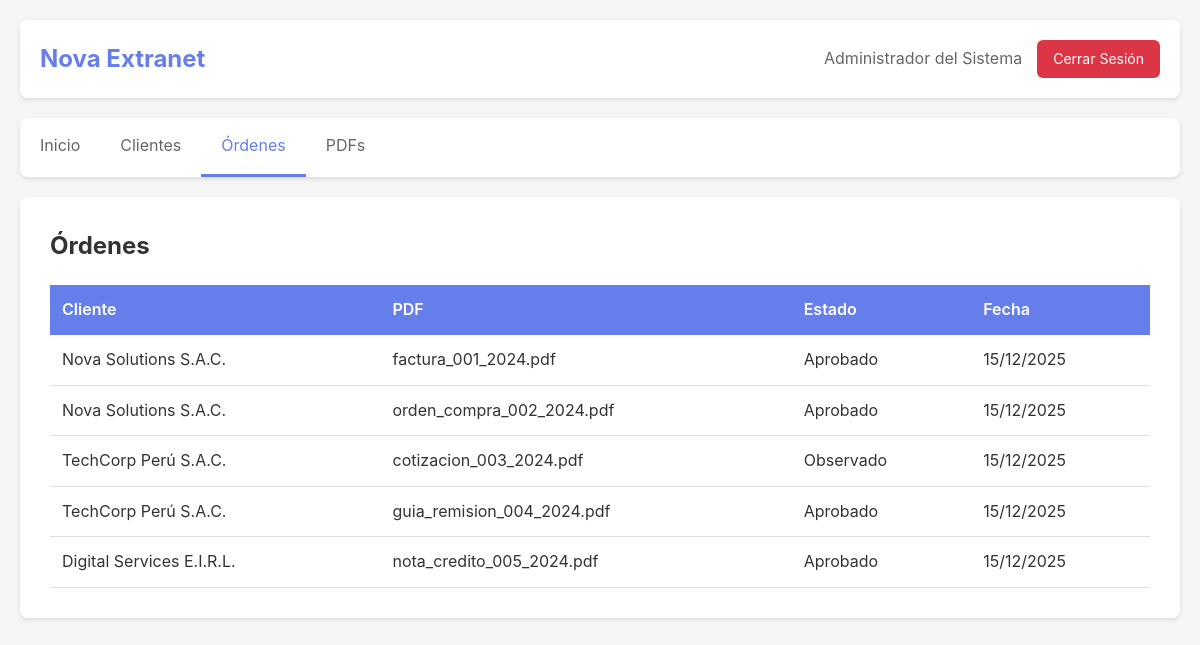
The app's page /admin/?pagina=ordenes (signed in) with its own data.
### tables this page shows
CREATE TABLE IF NOT EXISTS `pdf` (
  `id` int(11) NOT NULL AUTO_INCREMENT,
  `id_user` int(11) NOT NULL COMMENT 'ID del cliente propietario del PDF',
  `pdf` varchar(255) NOT NULL COMMENT 'Nombre del archivo PDF',
  `estado` tinyint(1) DEFAULT 0 COMMENT 'Estado: 0=Observado, 1=Aprobado',
  `vista` tinyint(1) DEFAULT 0 COMMENT 'Si fue visualizado: 0=No, 1=Sí',
  `fecha_eliminacion` date DEFAULT NULL COMMENT 'Fecha en que se eliminará automáticamente el PDF',
  `fecha_subida` datetime DEFAULT NULL COMMENT 'Fecha y hora en que se subió el PDF',
  `fecha_creacion` timestamp NULL DEFAULT CURRENT_TIMESTAMP COMMENT 'Fecha de creación del registro',
  PRIMARY KEY (`id`),
  KEY `idx_id_user` (`id_user`),
  KEY `idx_estado` (`estado`),
  KEY `idx_fecha_eliminacion` (`fecha_eliminacion`),
  KEY `idx_fecha_subida` (`fecha_subida`),
  CONSTRAINT `fk_pdf_cliente` FOREIGN KEY (`id_user`) REFERENCES `clientes` (`id`) ON DELETE CASCADE ON UPDATE CASCADE
);

CREATE TABLE IF NOT EXISTS `clientes` (
  `id` int(11) NOT NULL AUTO_INCREMENT,
  `ruc` varchar(255) NOT NULL COMMENT 'RUC o identificador único del cliente (usado para login)',
  `razon_social` varchar(255) NOT NULL COMMENT 'Nombre o razón social de la empresa',
  `telefono` varchar(50) DEFAULT NULL COMMENT 'Teléfono de contacto',
  `direccion` text DEFAULT NULL COMMENT 'Dirección de la empresa',
  `representante` varchar(255) DEFAULT NULL COMMENT 'Nombre del representante legal',
  `clave` varchar(255) NOT NULL COMMENT 'Contraseña (texto plano o hash)',
  `correo` varchar(255) DEFAULT NULL COMMENT 'Email de contacto',
  `fecha_registro` timestamp NULL DEFAULT CURRENT_TIMESTAMP COMMENT 'Fecha de registro',
  PRIMARY KEY (`id`),
  UNIQUE KEY `ruc` (`ruc`),
  KEY `idx_correo` (`correo`)
);

### admin/app/controlador/ordenesCon.php (called while the page is built, shortened)
<?php
require_once '../../config/sistema.php';
require_once '../modelo/ordenesModelo.php';
$ordenesModelo = new OrdenesModelo();
$ordenes = $ordenesModelo->obtenerTodasOrdenes();
require_once '../vista/ordenes.phtml';

### admin/config/sistema.php (called while the page is built, shortened)
<?php
class Sistema {
    private $host;
    private $user;
    private $password;
    private $dbname;
    private $conn;
    public function __construct() {
        $this->host = HOST;
        $this->user = USER;
        $this->password = PASSWORD;
        $this->dbname = DB_NAME;
    }
    public function conectar() {
        try {
            $this->conn = new mysqli($this->host, $this->user, $this->password, $this->dbname);
            $this->conn->set_charset("utf8mb4");
            return $this->conn;
        } catch (Exception $e) {
            die("Error de conexión a la base de datos: " . $e->getMessage());
        }
    }
    public function getConexion() {
        return $this->conn;
    }
    public function consultar($sql) {
        $conn = $this->getConexion();
        $result = $conn->query($sql);
        return $result;
    }
}

### admin/app/modelo/ordenesModelo.php (called while the page is built, shortened)
<?php
require_once '../../config/sistema.php';
class OrdenesModelo {
    private $sistema;
    public function __construct() {
        $this->sistema = new Sistema();
    }
    public function obtenerTodasOrdenes() {
        $sql = "SELECT p.*, c.razon_social FROM pdf p
                LEFT JOIN clientes c ON p.id_user = c.id
                ORDER BY p.fecha_creacion DESC";
        try {
            $result = $this->sistema->consultar($sql);
            $ordenes = [];
            while ($row = $result->fetch_assoc()) {
                $ordenes[] = $row;
            }
            return $ordenes;
        } catch (Exception $e) {
            return [];
        }
    }
}

### admin/app/vista/ordenes.phtml (the view, shortened to what this page needs)
<!DOCTYPE html>
<html lang="es">
<head>
    <link rel="stylesheet" href="<?php echo ruta; ?>include/css/main.css">
</head>
<body>
    <div class="container">
        <header class="header">
            <h1>Nova Extranet</h1>
            <div class="user-info">
                <span><?php echo htmlspecialchars($_SESSION['nombre']); ?></span>
                <a href="<?php echo ruta; ?>?pagina=logout" class="btn-logout">Cerrar Sesión</a>
            </div>
        </header>
        <nav class="nav">
            <a href="<?php echo ruta; ?>?pagina=inicio" class="nav-link">Inicio</a>
            <a href="<?php echo ruta; ?>?pagina=clientes" class="nav-link">Clientes</a>
            <a href="<?php echo ruta; ?>?pagina=ordenes" class="nav-link active">Órdenes</a>
            <a href="<?php echo ruta; ?>?pagina=pdf" class="nav-link">PDFs</a>
        </nav>
        <main class="main-content">
            <h2>Órdenes</h2>
            <?php if (empty($ordenes)): ?>
                <div class="empty-state">
                    <p>No hay órdenes disponibles</p>
                </div>
            <?php else: ?>
                <div class="table-container">
                    <table class="data-table">
                        <thead>
                            <tr>
                                <th>Cliente</th>
                                <th>PDF</th>
                                <th>Estado</th>
                                <th>Fecha</th>
                            </tr>
                        </thead>
                        <tbody>
                            <?php foreach ($ordenes as $orden): ?>
                                <tr>
                                    <td><?php echo htmlspecialchars($orden['razon_social'] ?? 'N/A'); ?></td>
                                    <td><?php echo htmlspecialchars($orden['pdf']); ?></td>
                                    <td><?php echo $orden['estado'] ? 'Aprobado' : 'Observado'; ?></td>
                                    <td><?php echo date('d/m/Y', strtotime($orden['fecha_creacion'])); ?></td>
                                </tr>
                            <?php endforeach; ?>
                        </tbody>
                    </table>
                </div>
            <?php endif; ?>
        </main>
    </div>
</body>
</html>

### admin/index.php (shortened to what this page needs)
<?php
require_once 'config/sistema.php';
$pagina = isset($_GET['pagina']) ? $_GET['pagina'] : 'login';
$controlador = 'app/controlador/' . $pagina . 'Con.php';
if (file_exists($controlador)) {
    require_once $controlador;
}

### admin/include/css/main.css (style rules this page uses)
* { margin: 0; padding: 0; box-sizing: border-box; }
body { font-family: -apple-system, BlinkMacSystemFont, 'Segoe UI', Roboto, 'Helvetica Neue', Arial, sans-serif; background: #f5f5f5; color: #333; line-height: 1.6; }
.container { max-width: 1200px; margin: 0 auto; padding: 20px; }
.header { background: white; padding: 20px; border-radius: 8px; margin-bottom: 20px; display: flex; justify-content: space-between; align-items: center; box-shadow: 0 2px 4px rgba(0,0,0,0.1); }
.header h1 { color: #667eea; font-size: 24px; }
.user-info { display: flex; align-items: center; gap: 15px; }
.user-info span { color: #666; }
.btn-logout { padding: 8px 16px; background: #dc3545; color: white; text-decoration: none; border-radius: 6px; font-size: 14px; transition: background 0.3s; }
.nav { background: white; padding: 0; border-radius: 8px; margin-bottom: 20px; display: flex; box-shadow: 0 2px 4px rgba(0,0,0,0.1); }
.nav-link { padding: 15px 20px; text-decoration: none; color: #666; transition: all 0.3s; border-bottom: 3px solid transparent; }
.nav-link.active { color: #667eea; border-bottom-color: #667eea; }
.main-content { background: white; padding: 30px; border-radius: 8px; box-shadow: 0 2px 4px rgba(0,0,0,0.1); }
.main-content h2 { margin-bottom: 20px; color: #333; }
.table-container { overflow-x: auto; margin-top: 20px; }
.data-table { width: 100%; border-collapse: collapse; background: white; }
.data-table thead { background: #667eea; color: white; }
.data-table th { padding: 12px; text-align: left; font-weight: 600; }
.data-table td { padding: 12px; border-bottom: 1px solid #e0e0e0; }

### records on screen
pdf: id_user.razon_social "Nova Solutions S.A.C.", pdf "factura_001_2024.pdf", estado "Aprobado", fecha_creacion "15/12/2025"
pdf: id_user.razon_social "Nova Solutions S.A.C.", pdf "orden_compra_002_2024.pdf", estado "Aprobado", fecha_creacion "15/12/2025"
pdf: id_user.razon_social "TechCorp Perú S.A.C.", pdf "cotizacion_003_2024.pdf", estado "Observado", fecha_creacion "15/12/2025"
pdf: id_user.razon_social "TechCorp Perú S.A.C.", pdf "guia_remision_004_2024.pdf", estado "Aprobado", fecha_creacion "15/12/2025"
pdf: id_user.razon_social "Digital Services E.I.R.L.", pdf "nota_credito_005_2024.pdf", estado "Aprobado", fecha_creacion "15/12/2025"

### other values on screen
$_SESSION['nombre'] "Administrador del Sistema"
